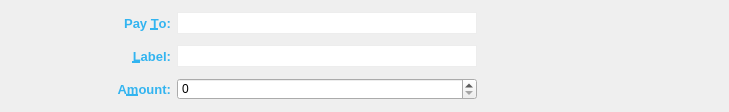
<?xml version="1.0" encoding="UTF-8"?>
<ui version="4.0">
 <class>SendCoinsEntry</class>
 <widget class="QFrame" name="SendCoinsEntry">
  <property name="geometry">
   <rect>
    <x>0</x>
    <y>0</y>
    <width>729</width>
    <height>112</height>
   </rect>
  </property>
  <property name="sizePolicy">
   <sizepolicy hsizetype="Preferred" vsizetype="Fixed">
    <horstretch>0</horstretch>
    <verstretch>0</verstretch>
   </sizepolicy>
  </property>
  <property name="windowTitle">
   <string notr="true"/>
  </property>
  <property name="styleSheet">
   <string notr="true">QLabel {
	color: #32b4f0;
}
QLineEdit {
	border: 1px solid #ededed;
	background-color: white;
	min-height: 20px;
}
QComboBox {
	border: 1px solid #ededed;
	background-color: white;
	min-height: 20px;
	max-width: 60px;
}</string>
  </property>
  <property name="frameShape">
   <enum>QFrame::NoFrame</enum>
  </property>
  <property name="frameShadow">
   <enum>QFrame::Sunken</enum>
  </property>
  <property name="lineWidth">
   <number>0</number>
  </property>
  <layout class="QGridLayout" name="gridLayout_2">
   <item row="0" column="0">
    <spacer name="horizontalSpacer">
     <property name="orientation">
      <enum>Qt::Horizontal</enum>
     </property>
     <property name="sizeHint" stdset="0">
      <size>
       <width>40</width>
       <height>20</height>
      </size>
     </property>
    </spacer>
   </item>
   <item row="0" column="1">
    <layout class="QGridLayout" name="gridLayout">
     <property name="verticalSpacing">
      <number>10</number>
     </property>
     <item row="0" column="0">
      <widget class="QLabel" name="label_2">
       <property name="font">
        <font>
         <pointsize>10</pointsize>
         <weight>75</weight>
         <bold>true</bold>
        </font>
       </property>
       <property name="text">
        <string>Pay &amp;To:</string>
       </property>
       <property name="alignment">
        <set>Qt::AlignRight|Qt::AlignTrailing|Qt::AlignVCenter</set>
       </property>
       <property name="buddy">
        <cstring>payTo</cstring>
       </property>
      </widget>
     </item>
     <item row="1" column="0">
      <widget class="QLabel" name="label_4">
       <property name="font">
        <font>
         <pointsize>10</pointsize>
         <weight>75</weight>
         <bold>true</bold>
        </font>
       </property>
       <property name="text">
        <string>&amp;Label:</string>
       </property>
       <property name="alignment">
        <set>Qt::AlignRight|Qt::AlignTrailing|Qt::AlignVCenter</set>
       </property>
       <property name="buddy">
        <cstring>addAsLabel</cstring>
       </property>
      </widget>
     </item>
     <item row="2" column="0">
      <widget class="QLabel" name="label">
       <property name="font">
        <font>
         <pointsize>10</pointsize>
         <weight>75</weight>
         <bold>true</bold>
        </font>
       </property>
       <property name="text">
        <string>A&amp;mount:</string>
       </property>
       <property name="alignment">
        <set>Qt::AlignRight|Qt::AlignTrailing|Qt::AlignVCenter</set>
       </property>
       <property name="buddy">
        <cstring>payAmount</cstring>
       </property>
      </widget>
     </item>
     <item row="2" column="1">
      <layout class="QHBoxLayout" name="horizontalLayout">
       <item>
        <widget class="GrumpyCoinAmountField" name="payAmount">
         <property name="sizePolicy">
          <sizepolicy hsizetype="Minimum" vsizetype="Fixed">
           <horstretch>0</horstretch>
           <verstretch>0</verstretch>
          </sizepolicy>
         </property>
         <property name="minimumSize">
          <size>
           <width>0</width>
           <height>0</height>
          </size>
         </property>
        </widget>
       </item>
      </layout>
     </item>
     <item row="1" column="1">
      <widget class="QValidatedLineEdit" name="addAsLabel">
       <property name="toolTip">
        <string>Enter a label for this address to add it to your address book</string>
       </property>
      </widget>
     </item>
     <item row="0" column="1">
      <widget class="QValidatedLineEdit" name="payTo">
       <property name="minimumSize">
        <size>
         <width>300</width>
         <height>22</height>
        </size>
       </property>
       <property name="toolTip">
        <string>The address to send the payment to (e.g. 7NS17iag9jJgTHD1VXjvLCEnZuQ3rJDE9L)</string>
       </property>
       <property name="maxLength">
        <number>34</number>
       </property>
      </widget>
     </item>
    </layout>
   </item>
   <item row="0" column="2">
    <layout class="QVBoxLayout" name="verticalLayout">
     <item>
      <layout class="QHBoxLayout" name="horizontalLayout_2">
       <item>
        <widget class="QPushButton" name="addButton">
         <property name="minimumSize">
          <size>
           <width>28</width>
           <height>28</height>
          </size>
         </property>
         <property name="maximumSize">
          <size>
           <width>28</width>
           <height>28</height>
          </size>
         </property>
         <property name="toolTip">
          <string>Send to multiple recipients at once</string>
         </property>
         <property name="styleSheet">
          <string notr="true">QPushButton {
	border: 0px solid gray;
	image: url(:/res/add_receiver/normal.png);
}

QPushButton:!enabled {
	image: url(:/res/add_receiver/disabled.png);
}

QPushButton:pressed:flat {
	image: url(:/res/add_receiver/pressed.png);
}

QPushButton:hover {
	image: url(:/res/add_receiver/hover.png);
}</string>
         </property>
         <property name="text">
          <string/>
         </property>
         <property name="shortcut">
          <string>Alt+P</string>
         </property>
         <property name="flat">
          <bool>true</bool>
         </property>
        </widget>
       </item>
       <item>
        <widget class="QPushButton" name="pasteButton">
         <property name="minimumSize">
          <size>
           <width>28</width>
           <height>28</height>
          </size>
         </property>
         <property name="maximumSize">
          <size>
           <width>28</width>
           <height>28</height>
          </size>
         </property>
         <property name="toolTip">
          <string>Paste address from clipboard</string>
         </property>
         <property name="styleSheet">
          <string notr="true">QPushButton {
	border: 0px solid gray;
	image: url(:/res/paste/normal.png);	
}

QPushButton:!enabled {
	image: url(:/res/paste/disabled.png);
}

QPushButton:pressed:flat {
	image: url(:/res/paste/pressed.png);
}

QPushButton:hover {
	image: url(:/res/paste/hover.png);
}</string>
         </property>
         <property name="text">
          <string/>
         </property>
         <property name="shortcut">
          <string>Alt+A</string>
         </property>
         <property name="flat">
          <bool>true</bool>
         </property>
        </widget>
       </item>
       <item>
        <widget class="QPushButton" name="addressBookButton">
         <property name="minimumSize">
          <size>
           <width>28</width>
           <height>28</height>
          </size>
         </property>
         <property name="maximumSize">
          <size>
           <width>28</width>
           <height>28</height>
          </size>
         </property>
         <property name="toolTip">
          <string>Choose address from address book</string>
         </property>
         <property name="styleSheet">
          <string notr="true">QPushButton {
	border: 0px solid gray;
	image: url(:/res/addressbook/normal.png);
}

QPushButton:!enabled {
	image: url(:/res/addressbook/disabled.png);
}

QPushButton:pressed:flat {
	image: url(:/res/addressbook/pressed.png);
}

QPushButton:hover {
	image: url(:/res/addressbook/hover.png);
}</string>
         </property>
         <property name="text">
          <string/>
         </property>
         <property name="shortcut">
          <string>Alt+P</string>
         </property>
         <property name="flat">
          <bool>true</bool>
         </property>
        </widget>
       </item>
       <item>
        <widget class="QPushButton" name="deleteButton">
         <property name="minimumSize">
          <size>
           <width>28</width>
           <height>28</height>
          </size>
         </property>
         <property name="maximumSize">
          <size>
           <width>28</width>
           <height>28</height>
          </size>
         </property>
         <property name="toolTip">
          <string>Remove this recipient</string>
         </property>
         <property name="styleSheet">
          <string notr="true">QPushButton {
	border: 0px solid gray;
	image: url(:/res/del_receiver/normal.png);
}

QPushButton:!enabled {
	image: url(:/res/del_receiver/disabled.png);
}

QPushButton:pressed:flat {
	image: url(:/res/del_receiver/pressed.png);
}

QPushButton:hover {
	image: url(:/res/del_receiver/hover.png);
}</string>
         </property>
         <property name="text">
          <string/>
         </property>
         <property name="flat">
          <bool>true</bool>
         </property>
        </widget>
       </item>
      </layout>
     </item>
     <item>
      <spacer name="verticalSpacer">
       <property name="orientation">
        <enum>Qt::Vertical</enum>
       </property>
       <property name="sizeHint" stdset="0">
        <size>
         <width>20</width>
         <height>40</height>
        </size>
       </property>
      </spacer>
     </item>
    </layout>
   </item>
   <item row="0" column="3">
    <spacer name="horizontalSpacer_2">
     <property name="orientation">
      <enum>Qt::Horizontal</enum>
     </property>
     <property name="sizeHint" stdset="0">
      <size>
       <width>40</width>
       <height>20</height>
      </size>
     </property>
    </spacer>
   </item>
  </layout>
 </widget>
 <customwidgets>
  <customwidget>
   <class>GrumpyCoinAmountField</class>
   <extends>QSpinBox</extends>
   <header>bitcoinamountfield.h</header>
   <container>1</container>
  </customwidget>
  <customwidget>
   <class>QValidatedLineEdit</class>
   <extends>QLineEdit</extends>
   <header>qvalidatedlineedit.h</header>
  </customwidget>
 </customwidgets>
 <resources/>
 <connections/>
 <slots>
  <slot>pasteRequested()</slot>
  <slot>addFromAddressBookRequested()</slot>
  <slot>deleteRequested()</slot>
 </slots>
</ui>
